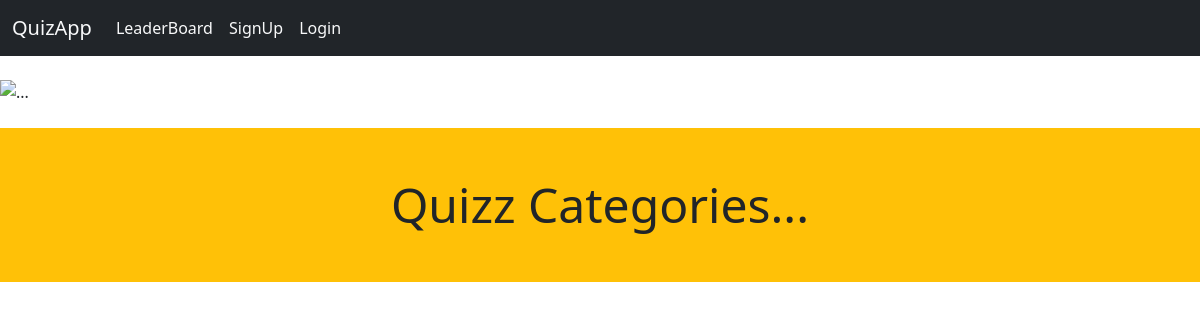
/quiz_user/, run on an earlier commit of the app's database.
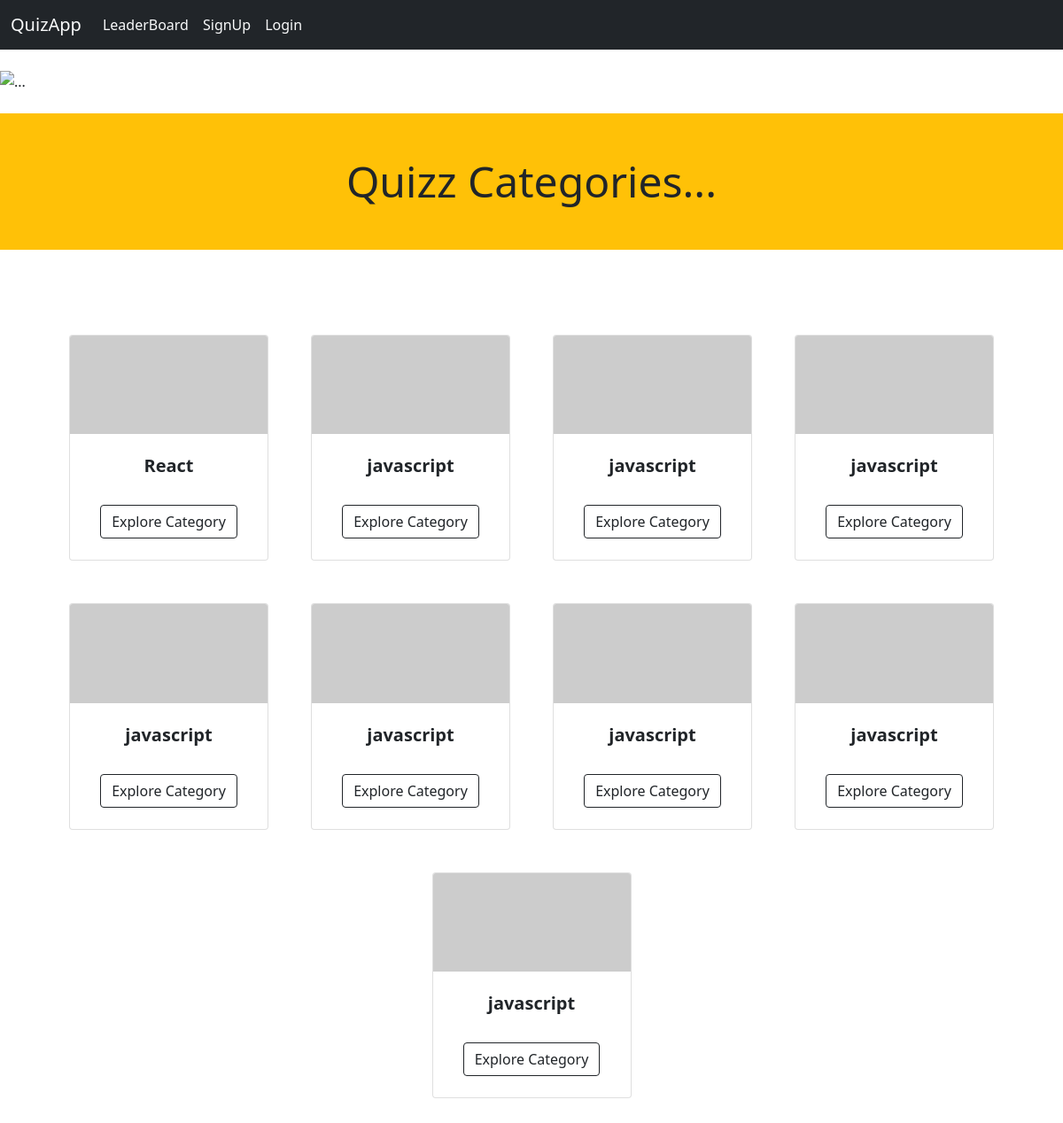
And on a later commit of the database.
### quiz_admin/models.py (models this page shows)
class AddCategory(models.Model):
    category = models.TextField(max_length=300, null=True)
    datetime = models.DateTimeField(auto_now_add = True)
    def __str__(self):
        return self.category

### quiz_user/views.py (the view)
# urls.py: path('', views.home, name="home"),
def home(request):
    print("inside home of quiz_user")
    print(" quiz_user")
    print("inside home ")
    data = AddCategory.objects.all()
    data1 = AddQuiz.objects.all()
    if (request.user.is_authenticated):
        print("innn")
        context = {
        "data" : data,
        "data1" : data1,
        "user" : request.user
    }
        return render(request, 'quiz_user/index.html',context)
    else:
        print("outt")
        context = {
        "data" : data,
        "data1" : data1,
    }
        return render(request, 'quiz_user/index.html',context)

### templates/quiz_user/index.html (shortened to what this page needs)
<!DOCTYPE html>
<html lang="en">
<head>
  <link href="https://cdn.jsdelivr.net/npm/bootstrap@5.0.2/dist/css/bootstrap.min.css" rel="stylesheet"
>
</head>
<body>
  {% if user.is_authenticated %}
  <nav class="navbar navbar-expand-lg navbar-light bg-dark">
    <div class="container-fluid">
      <a class="navbar-brand text-light " href="/">QuizApp</a>
      <button class="navbar-toggler" type="button" data-bs-toggle="collapse" data-bs-target="#navbarSupportedContent"
        aria-controls="navbarSupportedContent" aria-expanded="false" aria-label="Toggle navigation">
        <span class="navbar-toggler-icon"></span>
      </button>
      <div class="collapse navbar-collapse" id="navbarSupportedContent">
        <ul class="navbar-nav me-auto mb-2 mb-lg-0">
          <li class="nav-item">
            <a class="nav-link active text-light" aria-current="page" href="/quiz_user/leaderboard/">LeaderBoard</a>
          </li>
        </ul>
        <form class="d-flex">
          <a href="/quiz_user/profile" data-toggle="tooltip" title="user profile"><img src="https://github.githubassets.com/images/modules/logos_page/Octocat.png" width="40vw" height="40vh" class="rounded-circle" alt="..."></a>
          <p>&nbsp;&nbsp;&nbsp;&nbsp;&nbsp;&nbsp;&nbsp;&nbsp;&nbsp;&nbsp;&nbsp;&nbsp;</p>
          <p class="user_name_id text-light">Welcome - {{user}}</p>
          <p>&nbsp;&nbsp;&nbsp;&nbsp;&nbsp;&nbsp;&nbsp;&nbsp;&nbsp;&nbsp;&nbsp;&nbsp;</p>
          <a class="btn btn-outline-danger my-2 my-sm-0" class="btn btn-outline-success" href="/quiz_user/logout">Logout</a>
        </form>
      </div>
    </div>
  </nav>
  {% else %}
  <nav class="navbar navbar-expand-lg navbar-light bg-dark">
    <div class="container-fluid">
      <a class="navbar-brand text-light " href="/">QuizApp</a>
      <div class="collapse navbar-collapse" id="navbarSupportedContent">
        <ul class="navbar-nav me-auto mb-2 mb-lg-0">
          <li class="nav-item">
            <a class="nav-link active text-light" aria-current="page" href="/quiz_user/leaderboard/">LeaderBoard</a>
          </li>
          <li class="nav-item">
            <a class="nav-link active text-light" aria-current="page" href="/quiz_user/register/">SignUp</a>
          </li>
          <li class="nav-item">
            <a class="nav-link active text-light" aria-current="page" href="/quiz_user/login/">Login</a>
          </li>
        </ul>
      </div>
    </div>
  </nav>
{% endif %}
  <div class="main my-4" >
    <div id="carouselExampleCaptions" class="carousel slide" data-bs-ride="carousel">
      <div class="carousel-indicators">
        <button type="button" data-bs-target="#carouselExampleCaptions" data-bs-slide-to="0" class="active" aria-current="true" aria-label="Slide 1"></button>
        <button type="button" data-bs-target="#carouselExampleCaptions" data-bs-slide-to="1" aria-label="Slide 2"></button>
        <button type="button" data-bs-target="#carouselExampleCaptions" data-bs-slide-to="2" aria-label="Slide 3"></button>
      </div>
      <div class="carousel-inner" >
        <div class="carousel-item active"  >
          <img src="https://source.unsplash.com/user/erondu/1200x400" class="d-block w-100 mx-0" alt="...">
          <div class="carousel-caption d-none d-md-block ">
          </div>
        </div>
      </div>
      <button class="carousel-control-prev" type="button" data-bs-target="#carouselExampleCaptions" data-bs-slide="prev">
        <span class="carousel-control-prev-icon" aria-hidden="true"></span>
      </button>
      <button class="carousel-control-next" type="button" data-bs-target="#carouselExampleCaptions" data-bs-slide="next">
        <span class="carousel-control-next-icon" aria-hidden="true"></span>
      </button>
    </div>
    </div>
  <div class="display-5 bg-warning p-5 text-center">
    Quizz Categories...
  </div>
  <section class="py-5">
    <div class="container px-4 px-lg-5 mt-5">
        <div class="row gx-4 gx-lg-5 row-cols-2 row-cols-md-3 row-cols-xl-4 justify-content-center">
          {% for post in data %}
            <div class="col mb-5">
                <div class="card h-100">
                    <img class="card-img-top" src="https://picsum.photos/200/100" alt="{{post.category}} Category" />
                    <div class="card-body p-4">
                        <div class="text-center">
                            <h5 class="fw-bolder">{{post}}</h5>
                        </div>
                    </div>
                    <div class="card-footer p-4 pt-0 border-top-0 bg-transparent">
                        <div class="text-center"><a class="btn btn-outline-dark mt-auto" href="showquiz/{{post.category}}/">Explore Category</a></div>
                    </div>
                </div>
            </div>
            {% endfor %}
        </div>
    </div>
</section>
</body>
</body>
</html>

What changed in the data, as far as the page shows it:
added AddCategory: category "React"
added AddCategory: category "javascript"
added AddCategory: category "javascript"
added AddCategory: category "javascript"
added AddCategory: category "javascript"
added AddCategory: category "javascript"
added AddCategory: category "javascript"
added AddCategory: category "javascript"
added AddCategory: category "javascript"
